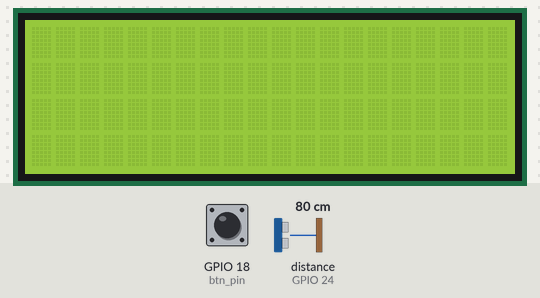
Recording of a program running on a simulated Raspberry Pi (BCM pin numbers). On the bench: 20×4 character LCD. The inputs (shaded band) are chosen by the test bench; at power-on: GPIO 18 (btn_pin) HIGH, distance to the obstacle (sensor on GPIO 24) 80 cm. The echo pulse lasts 58.3 µs per cm; the interpreter's speed is modelled, so counts of loop turns are approximate; the clock reads 2024-03-15 10:24:30 at power-on unless the program sets it; what the program prints to the terminal is not drawn.

Above: at 1.2 s.
1.3 s: GPIO 18 (btn_pin) pulled LOW for 0.15 s
At 2.7 s:
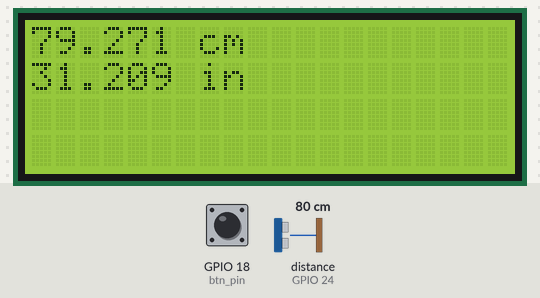
Timing chart, 0 to 4.3 s (numbered marks = the images above; inputs shaded):
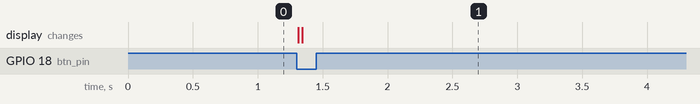

The program:

hw3_0322.py
```python
#題目:按按鈕開始測距，並顯示在LCD上
#資四甲-林翡

import sys
import time
import smbus2
import RPi.GPIO as GPIO
from RPLCD.i2c import CharLCD

# 定義GPIO的腳位
trigger_pin = 23
echo_pin = 24
btn_pin = 18

press_btn = 1  #按鈕按壓狀態
stopThread = False

#設定LCD
sys.modules['smbus'] = smbus2
lcd = CharLCD('PCF8574', address=0x27, port=1, backlight_enabled=True)

#初始化GPIO
def setup():
    GPIO.setwarnings(False)
    GPIO.setmode(GPIO.BCM)
    GPIO.setup(trigger_pin, GPIO.OUT)  # Trigger
    GPIO.setup(echo_pin, GPIO.IN)  # Echo
    GPIO.setup(btn_pin, GPIO.IN, GPIO.PUD_UP)
    GPIO.output(trigger_pin, False)  # Set trigger to False (Low)

#LCD顯示距離的數值
def run_lcd(distance_cm, distance_in):
    try:
        lcd.clear()
        lcd.cursor_pos = (0, 0)
        lcd.write_string( str(distance_cm) + " cm" )
        lcd.cursor_pos = (1, 0)
        lcd.write_string( str(distance_in) + " in")
    except Exception as exception:
        printException(e=exception, funcName="run_lcd")
        return "Thread end"

def send_trigger_pulse():
    GPIO.output(trigger_pin, True)
    time.sleep(0.001)
    GPIO.output(trigger_pin, False)

def wait_for_echo(value, timeout):
    count = timeout
    while GPIO.input(echo_pin) != value and count > 0:
        count = count - 1

#得到距離的函式
def get_distance():
    GPIO.add_event_detect(btn_pin, GPIO.FALLING, callback=pressBtn, bouncetime=200)  # 按鈕按下時觸發 pressBtn 函式
    while True:
        if stopThread:
            lcd.clear()
            print('======= ultra thread stopped ========')
            return "Thread end"
        time.sleep(0.1)

#按鈕按下時的函式(計算距離與顯示在LCD上)
def pressBtn(channel):
    print('Button pressed! Displaying distance...')
    send_trigger_pulse()
    wait_for_echo(True, 5000)
    start = time.time()
    wait_for_echo(False, 5000)
    finish = time.time()
    pulse_len = finish - start
    dis_cm = round(((finish - start) * 34000 / 2), 3)
    dis_in = round(dis_cm * 0.3937, 3)
    run_lcd(dis_cm, dis_in)

if __name__ == '__main__':
    setup()
    try:
        get_distance()
    except KeyboardInterrupt:
        stopThread = True  # 按 Ctrl+C，停止執行緒
        GPIO.cleanup()
```

Measured:
- after the input at 1.3 s, the display: first changes at once (image 1 shows a later state)
